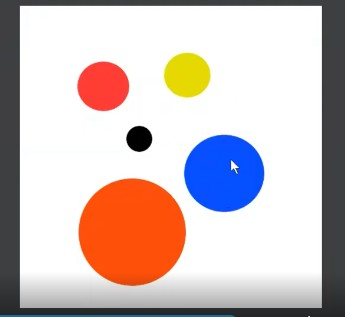
#> input picture OpenCV/color.jpg, 345 x 317 px
$ python object_tracking_in_images.py
#> lines starting #> are read from the running program, lines starting #| are printed output that depends on the picture; after the words box and inside, x2 and y2 are one past the last pixel; in counts of white or black regions, pixels touching at a corner belong together
import cv2
import numpy as np

image=cv2.imread('color.jpg',1)
#> image is the input picture: shape (317, 345, 3); mean B, G, R 189.7, 191, 205
new_image=cv2.cvtColor(image,cv2.COLOR_BGR2HSV)
#> new_image: shape (317, 345, 3); mean H, S, V 33.6, 42, 216.8
cv2.imshow("hsvimage",new_image)

lower_blue=np.array([110,50,50])
upper_blue=np.array([130,252,255])
mask=cv2.inRange(new_image,lower_blue,upper_blue)
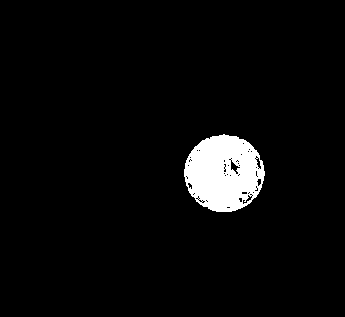
#> mask: shape (317, 345); 4.2% white; 1 white region, box (x1, y1, x2, y2) and area: (184, 134, 265, 212) 4615
cv2.imshow("mask",mask)
res=cv2.bitwise_and(image,image,mask=mask)
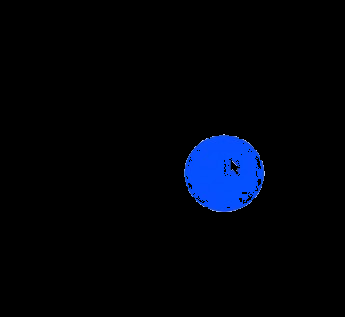
#> res: shape (317, 345, 3); mean B, G, R 10.6, 3.5, 0.5
cv2.imshow('res',res)
cv2.waitKey(0)
cv2.destroyAllWindows()
